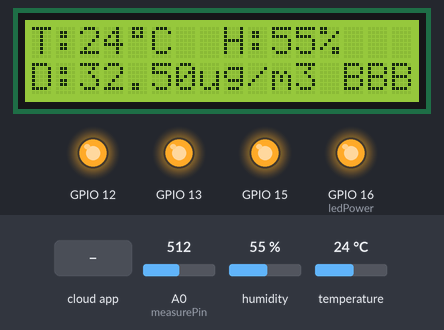
The sketch below on a simulated ESP8266 (NodeMCU). Shown: 16×2 character LCD, output pins drawn as LEDs (lit = HIGH). The test bench sets the inputs (shaded band); at power-on: humidity 55 %, A0 (measurePin) = 512, temperature 24 °C. WiFi joins after 1.5 s; servers stay silent unless stated; the Firebase database answers and starts empty; what the sketch prints to the serial monitor is not drawn.

Above: at 6.1 s.
6.2 s: the phone or cloud app sets tt_bom to 0
At 10.8 s:
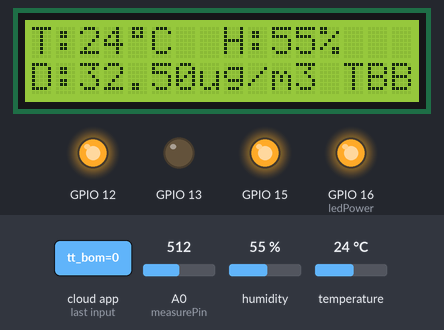
12.0 s: the phone or cloud app sets tt_quat to 0
At 16.7 s:
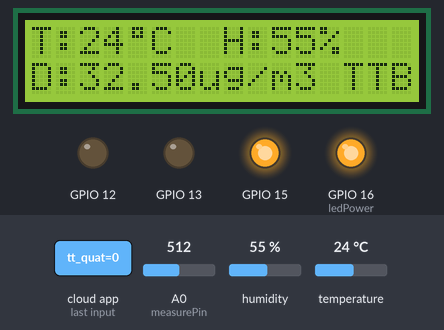
17.0 s: the phone or cloud app sets tt_den to 0
At 21.5 s:
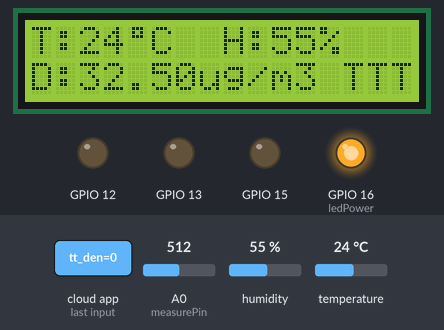
22.0 s: humidity set to 22 %
At 31.0 s:
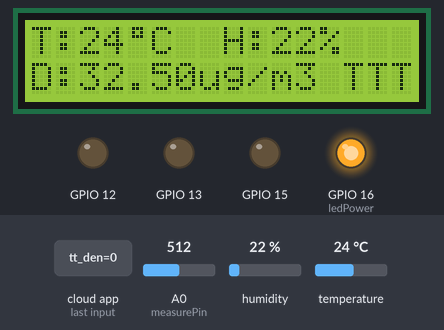
32.0 s: A0 (measurePin) set to 716
At 41.7 s:
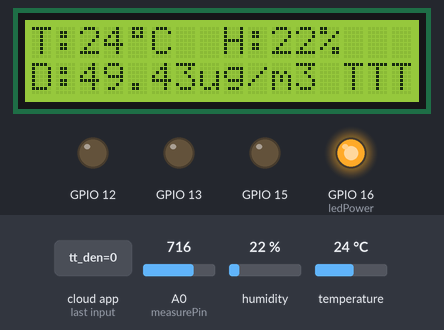
42.0 s: temperature set to 12 °C
At 51.2 s:
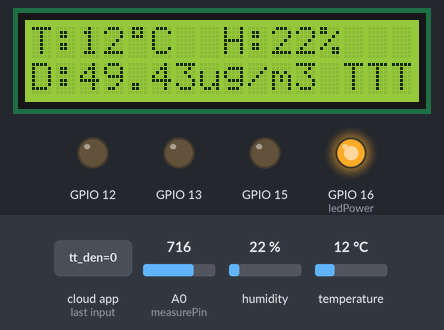
Timing chart, 0 to 52.7 s (numbered marks = the images above; inputs shaded):
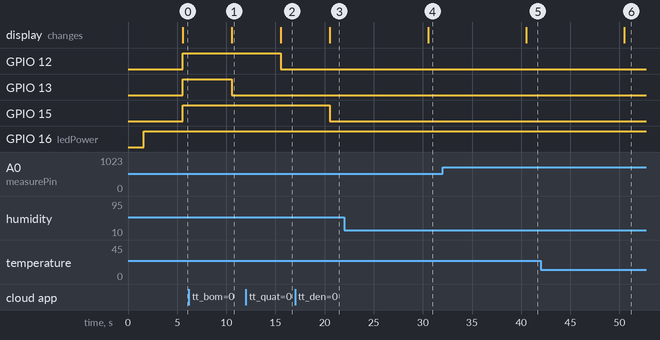

The sketch:

may_do_bui.ino
```cpp
//Thêm các thư viện cần thiết
#include "DHT.h"
//Cấu hình chân cảm biến là chân 2
#define DHTPIN 2
//Chọn loại cảm biến là DHT11
#define DHTTYPE DHT11
DHT dht(DHTPIN, DHTTYPE);

//Thêm thư viện màn hình 16x2
#include <Wire.h>
#include <LiquidCrystal_I2C.h>
//Khởi tạo màn hình 16 cột và 2 hàng
LiquidCrystal_I2C lcd(0x3F, 16, 2);
//Bảng mã cho kí tự độ C
byte degree[8] =
{
  0B01110,
  0B01010,
  0B01110,
  0B00000,
  0B00000,
  0B00000,
  0B00000,
  0B00000
};

//Định nghĩa các hàm tắt bật thiết bị
#define quat_bat digitalWrite(12,HIGH)
#define quat_tat digitalWrite(12,LOW)
#define bom_bat  digitalWrite(13,HIGH)
#define bom_tat  digitalWrite(13,LOW)
#define den_bat  digitalWrite(15,HIGH)
#define den_tat  digitalWrite(15,LOW)

//Thêm thư viện kết nối wifi
#include <ESP8266WiFi.h>
//Thêm thư viện kết nối Firebase
#include <FirebaseArduino.h>
//Link Firebase
#define FIREBASE_HOST "smart-home-nhatpb.firebaseio.com" //Thay bằng địa chỉ firebase của bạn
#define FIREBASE_AUTH ""   //Không dùng xác thực nên không đổi
//Thêm tên wifi và mật khẩu
#define WIFI_SSID "ABC"   //Thay wifi và mật khẩu
#define WIFI_PASSWORD "123456798"


//Cấu hình các chân cảm biến bụi
int measurePin = A0;
int ledPower = 16;

//Các biến lưu giá trị điện áp và hàm lượng bụi
float voMeasured = 0;
float calcVoltage = 0;
float dustDensity = 0;

//Các biến lưu giá trị nhiệt độ độ ẩm và bụi
float temp = 0;
float hump = 0;
float dust = 0;

//Các biến lưu giá trị trạng thái bơm quạt và đèn
String tt_bom = "0";
String tt_quat = "0";
String tt_den = "0";

//Hàm đọc giá trị cảm biến
void read_sensor(void);
//Hàm hiển thị và điều khiển thiết bị
void display_data(void);
//Hàm lấy dữ liệu từ Firebase
void get_data(void);
//Hàm gửi dữ liệu lên Firebase
void send_data(void);

//Hàm khởi tạo
void setup()
{
  //Khởi tạo màn hình
  lcd.begin();
  lcd.backlight();
  lcd.createChar(1, degree);
  lcd.clear();
  //In ra Smart home
  lcd.print("   Smart Home   ");
  Serial.begin(9600);
  Serial.println("Smart home control");

  //Khởi tạo cảm biến
  dht.begin();
  //Cấu hình các chân vào ra
  pinMode(ledPower,OUTPUT);
  pinMode(12,OUTPUT);
  pinMode(13,OUTPUT);
  pinMode(15,OUTPUT);

  //Kết nối wifi
  WiFi.begin(WIFI_SSID, WIFI_PASSWORD);
  Serial.print("connecting");
  while (WiFi.status() != WL_CONNECTED) {
    Serial.print(".");
    delay(500);
  }
  Serial.println();
  Serial.print("connected: ");
  Serial.println(WiFi.localIP());
  //Hàm kết nối Firebase
  Firebase.begin(FIREBASE_HOST, FIREBASE_AUTH);
}

void loop()
{
 read_sensor();
 delay(1000);
 send_data();
 delay(1000);
 get_data();
 delay(1000);
 display_data();
 delay(1000);
 Serial.print("Temp: ");
 Serial.print(temp);
 Serial.print("  Hump: ");
 Serial.print(hump);
 Serial.print("  Dust: ");
 Serial.print(dust);
 Serial.println("ug/m3");
 Serial.print("TT_quat:");
 Serial.print(tt_quat);
 //Serial.print("TT_bom_abc");
// Serial.print(Firebase.getString("tt_bom"));

 Serial.print("    TT_bom:");
 Serial.print(tt_bom);
 Serial.print("        TT_den:");
 Serial.println(tt_den);
}

//Hàm đọc cảm biến
void read_sensor(void)
{
  temp = dht.readTemperature();
  hump = dht.readHumidity();
  if (isnan(temp) || isnan(hump))
  {
    Serial.println(F("Failed to read from DHT sensor!"));
    return;
  }
  //Đọc cảm biến bụi
  digitalWrite(ledPower,LOW); // Bật IR LED
  delayMicroseconds(280);  //Delay 0.28ms
  voMeasured = analogRead(measurePin); // Đọc giá trị ADC V0
  delayMicroseconds(40); //Delay 0.04ms
  digitalWrite(ledPower,HIGH); // Tắt LED
  delayMicroseconds(9680); //Delay 9.68ms

  // Tính điện áp từ giá trị ADC
  calcVoltage = voMeasured * (5.0 / 1024); //Điệp áp Vcc của cảm biến (5.0 hoặc 3.3)

  // Linear Equation http://www.howmuchsnow.com/arduino/airquality/
  // Chris Nafis (c) 2012
  dust = 100*(0.17 * calcVoltage - 0.1);
}

void display_data(void)
{
  lcd.clear();
  lcd.setCursor(0,0);
  lcd.print("T:");
  lcd.print((int)temp);
  lcd.write(1);
  lcd.print("C   ");
  lcd.setCursor(8,0);
  lcd.print("H:");
  lcd.print((int)hump);
  lcd.print("%   ");
  lcd.setCursor(0,1);
  lcd.print("D:");
  lcd.print(dust);
  lcd.print("ug/m3     ");
  lcd.setCursor(13,1);
  if(tt_bom  == "0"){lcd.print("T");bom_tat; }else{lcd.print("B");bom_bat;}
  if(tt_quat == "0"){lcd.print("T");quat_tat;}else{lcd.print("B");quat_bat;}
  if(tt_den  == "0"){lcd.print("T");den_tat; }else{lcd.print("B");den_bat;}
}

void get_data(void)
{
 tt_bom  = Firebase.getString("tt_bom");
 tt_quat = Firebase.getString("tt_quat");
 tt_den  = Firebase.getString("tt_den");
}

void send_data(void)
{
  Firebase.setFloat("temp",temp);
  Firebase.setFloat("hump",hump);
  Firebase.setFloat("dust",dust);
}
```

Measured:
- after the input at 6.2 s, GPIO 13: HIGH → LOW after 4.4 s; the display: changes after 4.4 s (image 1)
- after the input at 12.0 s, GPIO 12: HIGH → LOW after 3.5 s; the display: changes after 3.5 s (image 2)
- after the input at 17.0 s, GPIO 15: HIGH → LOW after 3.5 s; the display: changes after 3.5 s (image 3)
- after the input at 22.0 s, the display: changes after 8.5 s (image 4)
- after the input at 32.0 s, the display: changes after 8.5 s (image 5)
- after the input at 42.0 s, the display: changes after 8.5 s (image 6)
